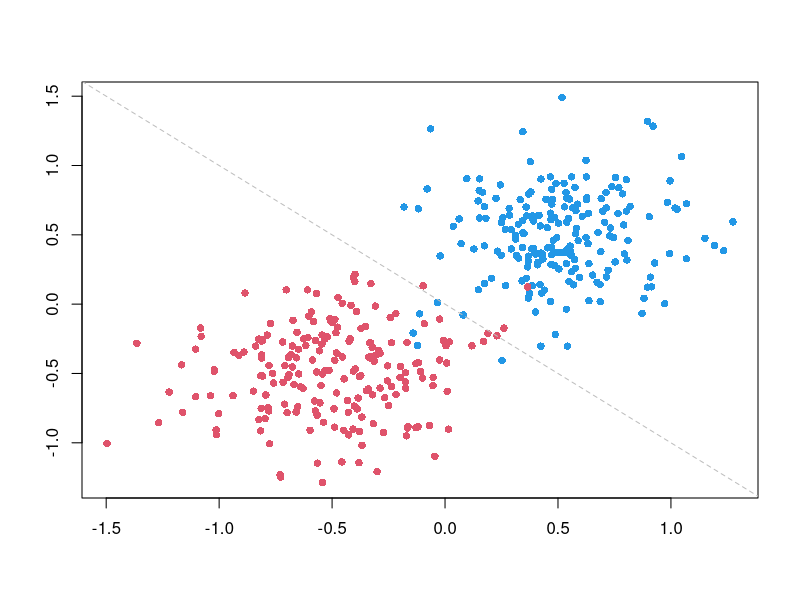
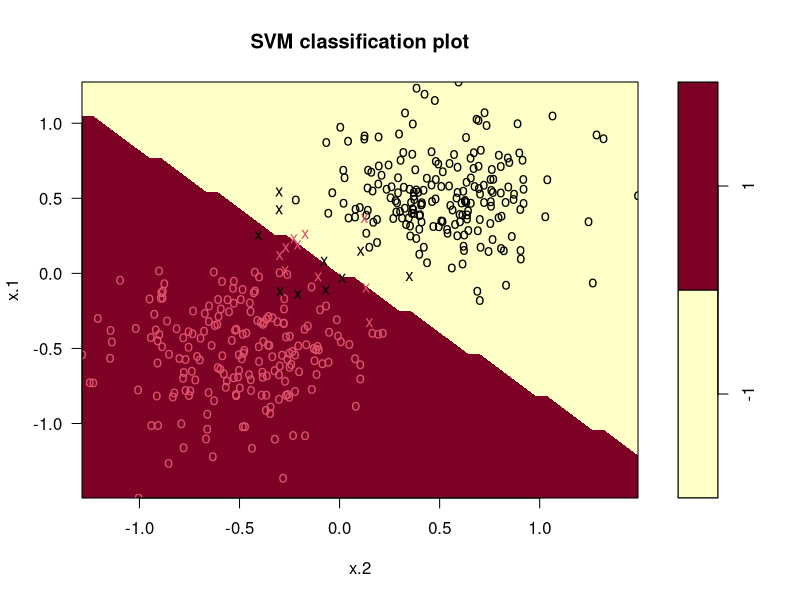
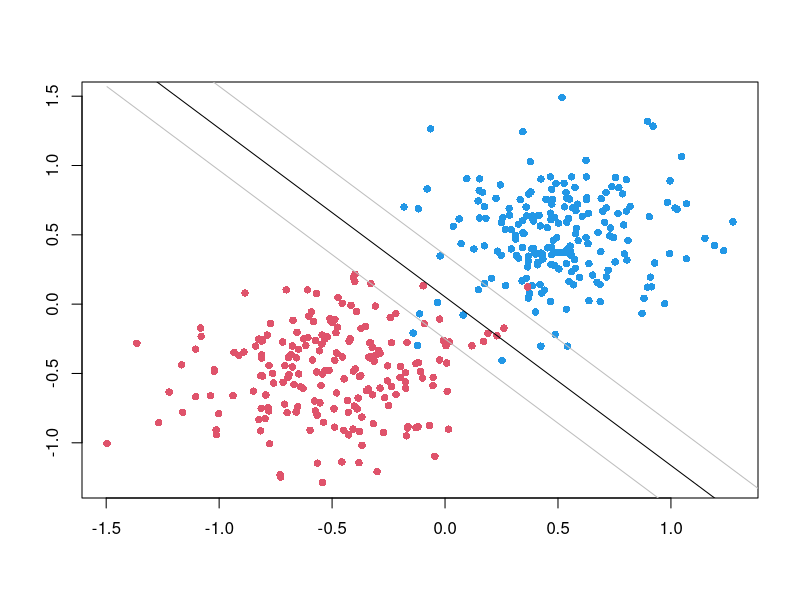

Write R code to recreate these figures, in order.
# Julia Andronowitz
# Classification Methods Using Support Vector Machines
# Support Vector Classifier


# loading svm library (run first line if not installed)
# install.packages("e1071")
library(e1071)

# defining the hyperplane function
hyperplane <- function(P,data,x,z=0) {
  alphas <- -1*P$coefs
  svs <- data[P$index,]
  c <- P$rho - z
  a <- sum(t(alphas)*data[P$index,][1])
  b <- sum(t(alphas)*data[P$index,][2])
  (-c-a*x)/b
}

# setting initial number of observations in each set
n <- 200

# calculating x-variable using two randomly generated sets with overlap
set.seed(100)
svcdatax1 <- matrix(rnorm(n*2, 0.5,0.3), ncol=2)
svcdatax2 <- matrix(rnorm(n*2,-0.5,0.3), ncol=2)
svcdatax <- rbind(svcdatax1,svcdatax2)

# assigning labels to both classes
svcdatay <- c(rep(-1,n), rep(1,n))

# plotting the data
plot(svcdatax, col=(3-svcdatay),xlab="",ylab="",pch=16)

# adding line to visualize a hyperplane
abline(0,-1,col="gray",lty="dashed")

# creating data frame 
svcdata <- data.frame (x = svcdatax, y = factor(svcdatay))

# computing svm function
svmfit <- svm (y~., data = svcdata , kernel="linear", cost = 1000, scale = FALSE)

# looking at statistics
summary(svmfit)
svmfit$index
svmfit$rho
svmfit$coefs

# plotting svm function graph
plot(svmfit,svcdata)

# calculating the hyperplane and supporting hyperplanes
plt0 <- hyperplane(svmfit,svcdata,svcdatax,0)
plt1 <- hyperplane(svmfit,svcdata,svcdatax,1)
plt2 <- hyperplane(svmfit,svcdata,svcdatax,-1)

# plotting the data with hyperplanes
plot(svcdatax,col=(3-svcdatay),xlab="",ylab="",pch=16)
lines(svcdatax,plt0,col='black')
lines(svcdatax,plt1,col='gray')
lines(svcdatax,plt2,col='gray')

# using cost of 1
svmfit1 <- svm (y~., data = svcdata , kernel="linear", cost = 1, scale = FALSE)
summary(svmfit1)
  # results in 36 support vectors

# using cost of 100
svmfit100 <- svm (y~., data = svcdata , kernel="linear", cost = 100, scale = FALSE)
summary(svmfit100)
  # results in 21 support vectors

# using cost of 1000
svmfit1000 <- svm (y~., data = svcdata , kernel="linear", cost = 1000, scale = FALSE)
summary(svmfit1000)
  # results in 20 support vectors

# using cost of 10000
svmfit10000 <- svm (y~., data = svcdata , kernel="linear", cost = 10000, scale = FALSE)
summary(svmfit10000)
  # results in 20 support vectors


help(svm)
